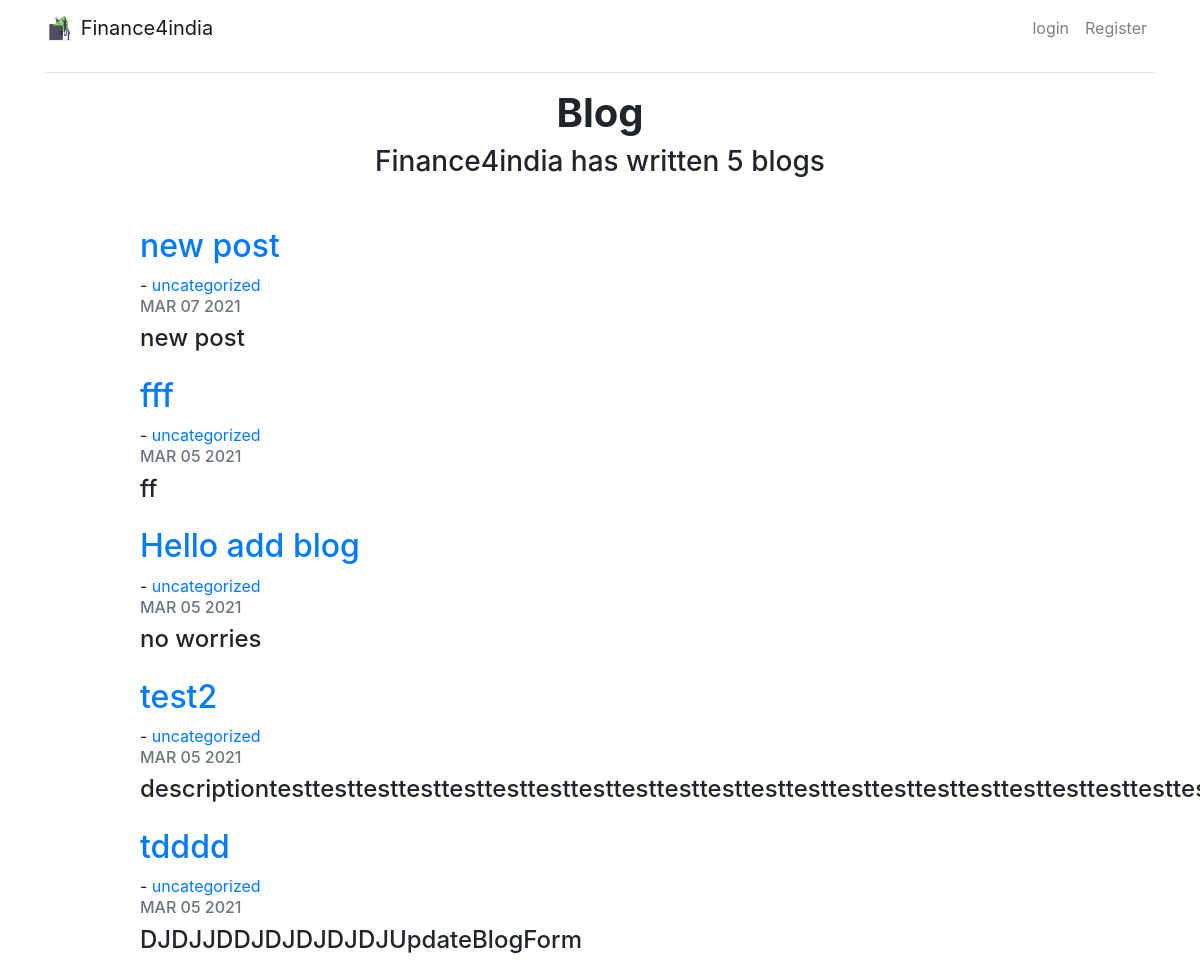
/, run on an earlier commit of the app's database.
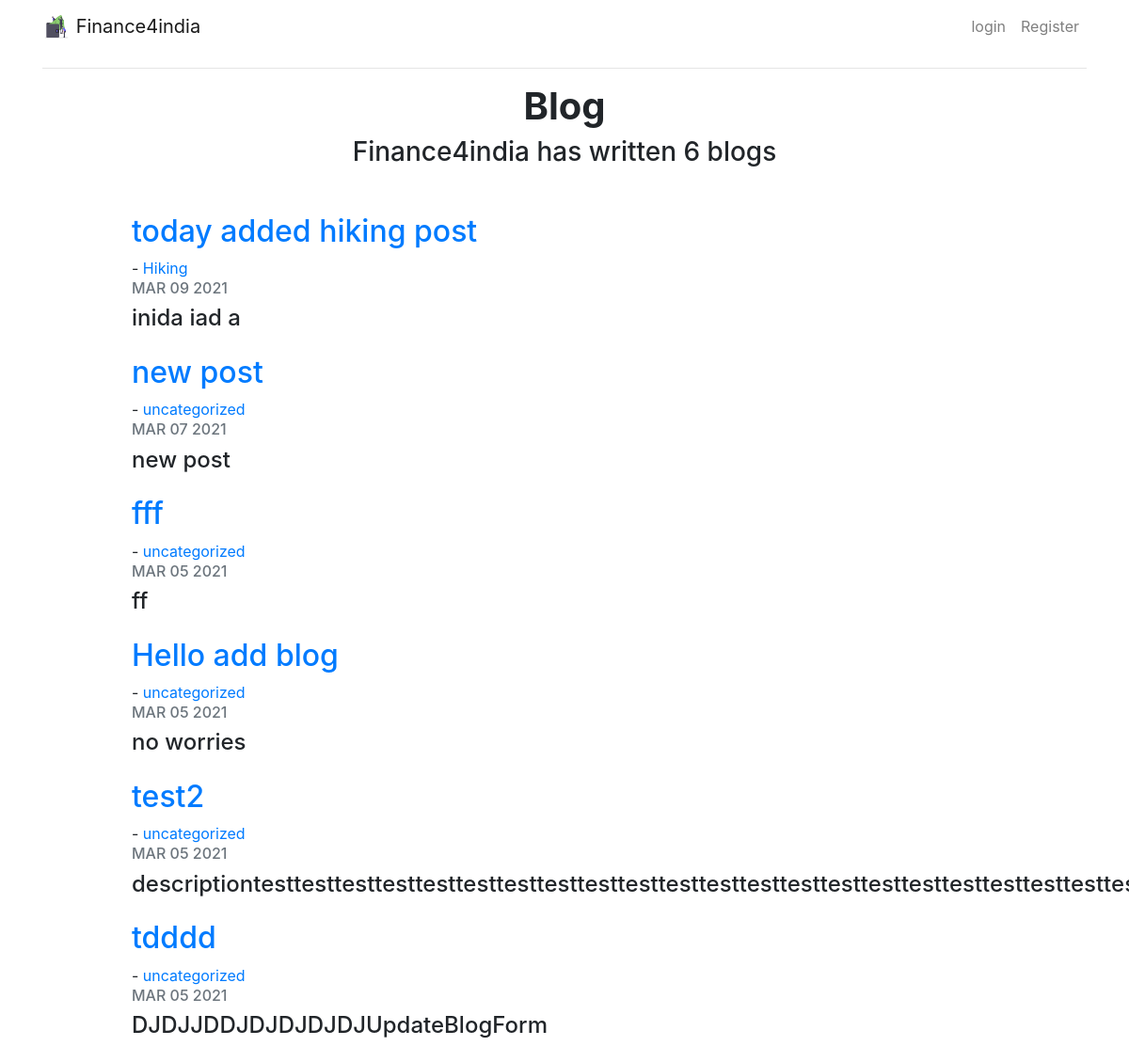
And on a later commit of the database.
### blog/models.py (models this page shows, shortened)
class Blog(models.Model):
    title = models.CharField(max_length=100)
    title_tag = models.CharField(max_length=100)
    author = models.ForeignKey(User,on_delete=models.CASCADE)
    description = models.TextField()
    created_at = models.DateTimeField(auto_now_add=True)
    image = models.ImageField(upload_to='blog/images',blank=True,null=True)
    category = models.CharField(max_length=100,default='uncategorized')

### blog/views.py (the view)
# urls.py: path('',HomeView.as_view(),name='home'),
class HomeView(ListView):
    model = Blog
    template_name = 'blog/home.html'
    ordering = ['-created_at']

### blog/templates/blog/home.html (shortened to what this page needs)
{% extends "blog/base.html" %}
{% load static %}
{% block content %}
<h1 id="blogtitle" class="font-weight-bold text-center">Blog</h1>
<h3 class="text-center mb-5">Finance4india has written {{ object_list.count }} blog{{ object_list.count|pluralize }}</h3>
{% for Blog in object_list %}
<div class="row justify-content-center my-3">
  <div class="col-md-10">
      <h2><a href='{% url "details" Blog.pk %}'>{{ Blog.title }}</a></h2>
      - <a href='{% url "category" Blog.category|slugify %}'>{{ Blog.category }}</a>
    <h6 class="text-muted">{{ Blog.created_at|date:'M d Y'|upper }}</h6>
    <h4>{{ Blog.description|truncatechars:100 }}</h4>
  </div>
</div>
{% endfor %}
{% endblock %}

### blog/templates/blog/base.html (shortened to what this page needs)
{% load static %}
<!doctype html>
<html lang="en">
<head>
  <link rel="stylesheet" href="https://stackpath.bootstrapcdn.com/bootstrap/4.4.1/css/bootstrap.min.css">
</head>
<body>
  <nav id="topNav" class="navbar navbar-expand-md navbar-light">
    <div class="container">
       <a class="navbar-brand" href="{% url 'home' %}">
        <img src="{% static 'blog/Logo.png' %}" width="30" height="30" class="d-inline-block align-top" alt="Logo">
        <span>Finance4india</span>
      </a>
      <div class="collapse navbar-collapse text-center" id="navbarNav">
        <ul class="navbar-nav ml-auto">
          {% if user.is_authenticated %}
            <li>
              <a class="nav-link" href="{% url 'addPost' %}" >Add Post</a>
            </li>
            <li>
              <a class="nav-link" href="{% url 'addCategory' %}" >Add Category</a>
            </li>
            <li class="nav-item">
              <a class="nav-link" href="{% url 'logout' %}">logout</a>
            </li>
          {% else %}
            <li class="nav-item">
              <a class="nav-link" href="{% url 'login' %}" >login</a>
            </li>
            <li class="nav-item">
              <a class="nav-link" href="{% url 'register' %}" >Register</a>
            </li>
          {% endif%}
        </ul>
      </div>
    </div>
  </nav>
  <div class="container">
    <hr >
    {% block content %}
    {% endblock %}
  </div>
</body>
</html>

What changed in the data, as far as the page shows it:
added Blog: title "today added hiking post", category "Hiking", created_at "MAR 09 2021", description "inida iad a"
Also different on the page:
{{ object_list.count }}: "5" → "6"
